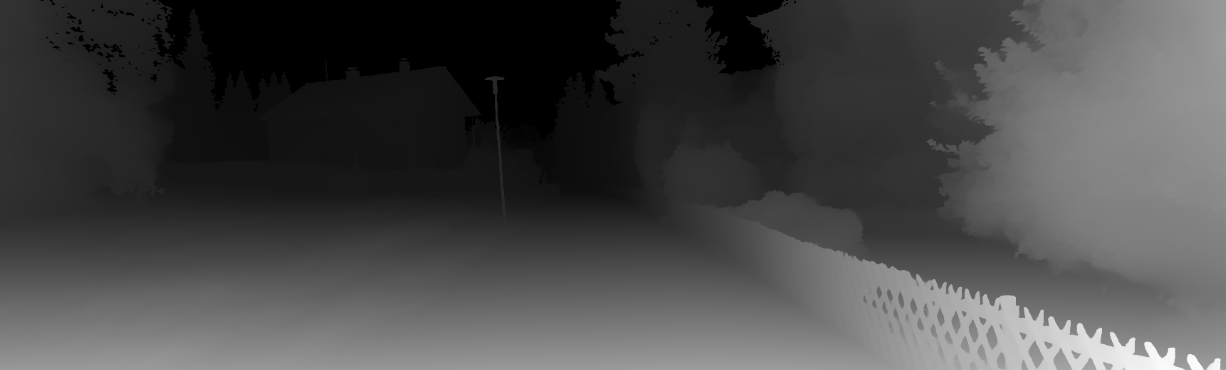
#> input picture data/0000000071_pred.tif, 1226 x 370 px, found by its file name
$ jupyter execute --allow-errors test.ipynb
#> lines starting #> are read from the running program, lines starting #| are printed output that depends on the picture; after the words box and inside, x2 and y2 are one past the last pixel; in counts of white or black regions, pixels touching at a corner belong together
[cell 1]
import numpy as np


def load_poses(pose_file):

    # Read and parse the poses
    poses = []
    try:
        with open(pose_file, 'r') as f:
            lines = f.readlines()

            for line in lines:
                T_w_cam0 = np.fromstring(line, dtype=float, sep=' ')
                T_w_cam0 = T_w_cam0.reshape(3, 4)
                T_w_cam0 = np.vstack((T_w_cam0, [0, 0, 0, 1]))
                poses.append(T_w_cam0)

    except FileNotFoundError:
        print('Ground truth poses are not available for sequence.')

    return poses

pose_file = "/home/bwshen/data_set/kitti/data_odometry_poses/dataset/poses/10.txt"
poses = load_poses(pose_file)
#> (the rest of this cell did not finish here and is left out)

[cell 2]
import tifffile as tiff
import matplotlib.pyplot as plt
import numpy as np

# 读取 .tif 文件
file_path = '/home/weison/Desktop/depth_calculate/data/0000000071_pred.tif'
tif_image = tiff.imread(file_path)
#> tif_image is the input picture: shape (370, 1226) float32; min 0, max 659, mean 187.1
tif_image2 = np.copy(tif_image)

tif_copy = np.copy(tif_image)
# tif_copy[tif_copy > 658.98] = 658.98
downlimit = 40.0
tif_copy[tif_copy < downlimit ] = downlimit
#> tif_copy: shape (370, 1226) float32; 11.85% of pixels changed, all inside (x1, y1, x2, y2) = (41, 0, 796, 193)
# tif_image_inverse = 1.0/ (tif_image)
tif_image_inverse = 1.0 / (tif_copy)
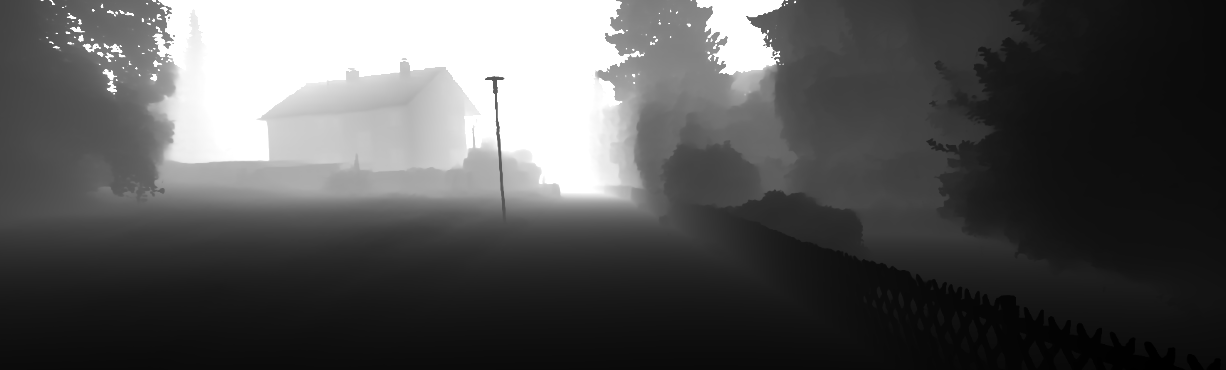
#> tif_image_inverse: shape (370, 1226) float32; min 0.00152, max 0.025, mean 0.00937; drawn with min black and max white

# tif_image_inverse[tif_image_inverse > 658.98] = 658.98
# tif_image_inverse[tif_image_inverse < 0.0015] = 658.98
# 归一化到 [0, 255] 范围
# 获取像素最小值和最大值
min_val = np.min(tif_image)
#> min_val = 0
min_val_inverse = np.min(tif_image_inverse)
#> min_val_inverse = 0.00152
max_val = np.max(tif_image)
#> max_val = 659
max_val_inverse = np.max(tif_image_inverse)
#> max_val_inverse = 0.025


# 归一化公式: (x - min) / (max - min) * 255
normalized_image = (tif_image - min_val) / (max_val - min_val) * 255
normalized_image_inverse = (tif_image_inverse -  min_val_inverse) / (max_val_inverse - min_val_inverse) * 255
normalized_image = normalized_image.astype(np.uint16)  # 转换为 8-bit 格式
normalized_image_inverse = normalized_image_inverse.astype(np.uint16)  # 转换为 8-bit 格式


import matplotlib.pyplot as plt
import matplotlib.gridspec as gridspec

# 创建一个 2x1 的子图布局，并在右侧添加一个色彩条区域
fig = plt.figure(figsize=(8, 6))
gs = gridspec.GridSpec(2, 2, width_ratios=[1, 0.05], height_ratios=[1, 1])

# 在第一个子图中显示第一张图像
ax1 = plt.subplot(gs[0, 0])
im1 = ax1.imshow(normalized_image, cmap='jet')
ax1.set_title('Normalized TIF disparity [0, 255]')

# 在第二个子图中显示第二张图像
ax2 = plt.subplot(gs[1, 0])
im2 = ax2.imshow(normalized_image_inverse, cmap='jet')
ax2.set_title('Normalized TIF depth 2 [0, 255]')

# 在右侧添加共享的色彩条
cbar_ax = plt.subplot(gs[:, 1])
fig.colorbar(im2, cax=cbar_ax)

# 显示图形
plt.show()
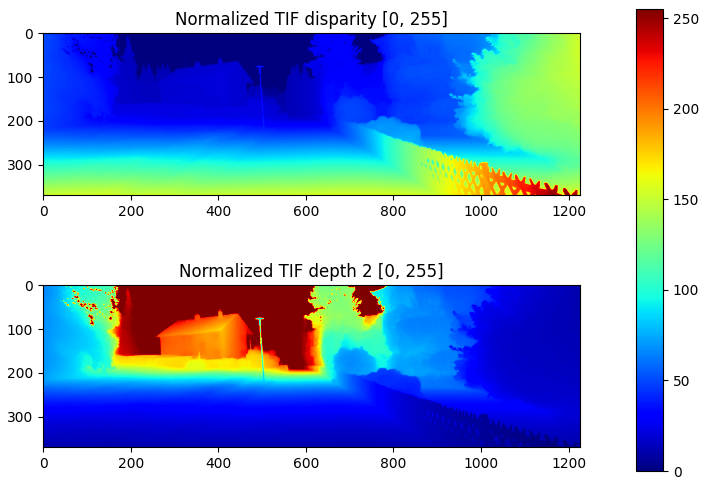
#> figure drawn by matplotlib, 3 panels

[cell 3]
import matplotlib.pyplot as plt

# 创建一个 1x2 的子图布局
fig, axes = plt.subplots(1, 2, figsize=(12, 6))

# 在第一个子图中显示第一张图像
im1 = axes[0].imshow(normalized_image, cmap='jet')
axes[0].set_title('Normalized TIF Image 1 [0, 255]')
fig.colorbar(im1, ax=axes[0])  # 显示色彩条

# 在第二个子图中显示第二张图像
im2 = axes[1].imshow(normalized_image_inverse, cmap='jet')
axes[1].set_title('Normalized TIF Image 2 [0, 255]')
fig.colorbar(im2, ax=axes[1])  # 显示色彩条

# 显示图形
plt.show()
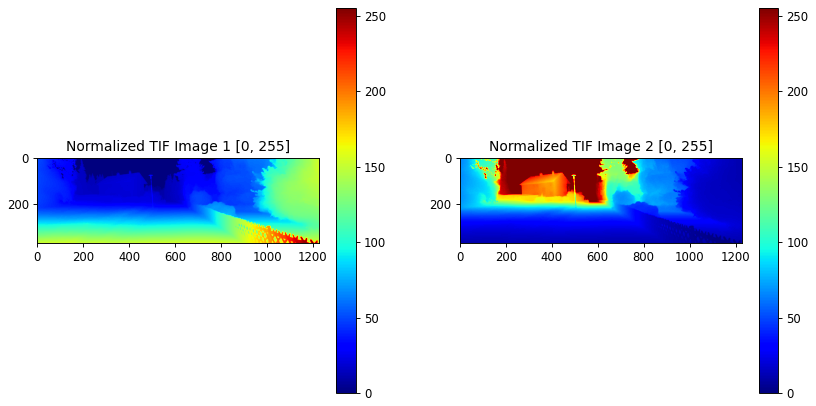
#> figure drawn by matplotlib, 4 panels

[cell 4]
import matplotlib.pyplot as plt

# 创建一个 1x2 的子图布局
fig, axes = plt.subplots(1, 2, figsize=(12, 6))

# 在第一个子图中显示第一张图像
im1 = axes[0].imshow(normalized_image, cmap='jet')
axes[0].set_title('Normalized TIF Image 1 [0, 255]')
fig.colorbar(im1, ax=axes[0])  # 显示色彩条

# 在第二个子图中显示第二张图像
im2 = axes[1].imshow(normalized_image_inverse, cmap='jet')
axes[1].set_title('Normalized TIF Image 2 [0, 255]')
fig.colorbar(im2, ax=axes[1])  # 显示色彩条

# 显示图形
plt.show()

[cell 5]
import matplotlib.pyplot as plt

# 创建一个 1x2 的子图布局
fig, axes = plt.subplots(1, 2, figsize=(12, 6))

# 在第一个子图中显示第一张图像
im1 = axes[0].imshow(normalized_image, cmap='jet')
axes[0].set_title('Normalized TIF Image 1 [0, 255]')
fig.colorbar(im1, ax=axes[0])  # 显示色彩条

# 在第二个子图中显示第二张图像
im2 = axes[1].imshow(normalized_image_inverse, cmap='jet')
axes[1].set_title('Normalized TIF Image 2 [0, 255]')
fig.colorbar(im2, ax=axes[1])  # 显示色彩条

# 显示图形
plt.show()

[cell 6]
# 检查图像是否为单通道
if len(tif_image_inverse.shape) == 2:
    # 计算直方图
    bins = np.arange(0, np.max(tif_image_inverse) + 0.01, 0.01)
#> bins = [0, 0.01, 0.02, 0.03]
    hist, bin_edges = np.histogram(tif_image_inverse, bins=bins)
#> hist = [312468, 69097, 72055]; bin_edges = [0, 0.01, 0.02, 0.03]

    # 绘制直方图
    plt.figure(figsize=(10, 6))
    plt.bar(bin_edges[:-1], hist, width=0.01, edgecolor='black')
    plt.xlabel('Pixel Intensity')
    plt.ylabel('Frequency')
    plt.title('Histogram of Single-Channel TIF Image')
    plt.grid(True)
    plt.show()
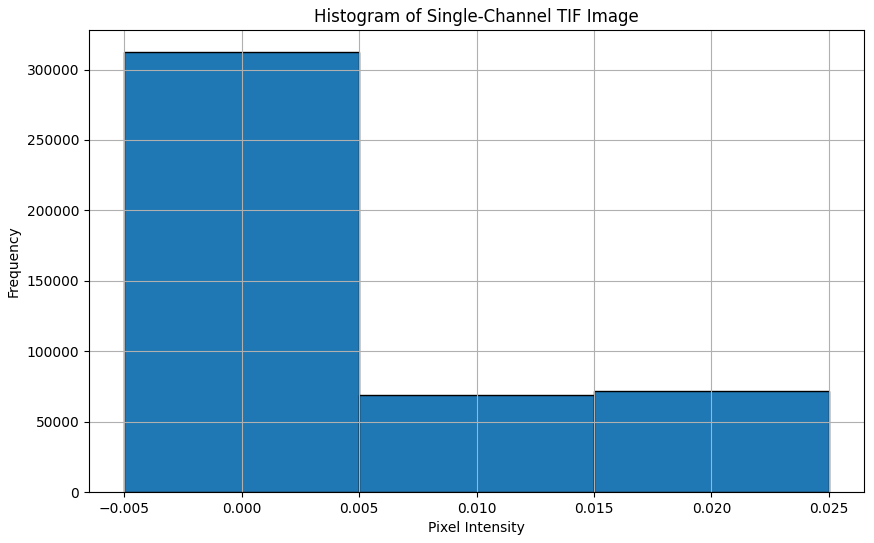
#> figure drawn by matplotlib, 1 panel; tallest bar 312468 high, from x = -0.005 to 0.005
else:
    print("The image is not single-channel.")

[cell 7]
#calculate the number of pixel in the image that < 1.0
num = 0
for i in range(tif_image2.shape[0]):
    for j in range(tif_image2.shape[1]):
        if tif_image2[i][j] < 1.0:
            num += 1
#> after the loop, num = 41151
print(num)
#| 41151
num / tif_image2.shape[0] * tif_image2.shape[1]
print(np.min(tif_image2))
#| 0.0

[cell 8]
# 检查图像是否为单通道
if len(tif_image2.shape) == 2:
    # 计算直方图
    bins = np.arange(0, np.max(tif_image2) + 10, 10)
#> bins = 67 values from 0 to 660
    hist, bin_edges = np.histogram(tif_image2, bins=bins)
#> hist = 66 values, max 41885 at index 0, min 69 at index 65, mean 6873; bin_edges = 67 values from 0 to 660

    # 绘制直方图
    plt.figure(figsize=(10, 6))
    plt.bar(bin_edges[:-1], hist, width=10, edgecolor='black')
    plt.xlabel('Pixel Intensity')
    plt.ylabel('Frequency')
    plt.title('Histogram of Original Vitl Model Output')
    plt.grid(True)
    plt.show()
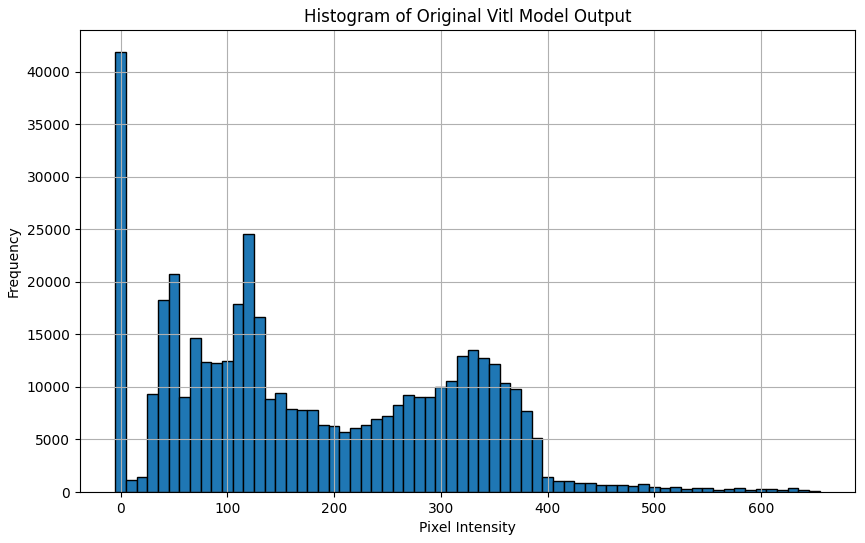
#> figure drawn by matplotlib, 1 panel; tallest bar 41885 high, from x = -5 to 5
else:
    print("The image is not single-channel.")

[cell 9]
# 检查图像是否为单通道
if len(tif_image_inverse.shape) == 2:
    # 计算直方图
    bins = np.arange(0, np.max(tif_image_inverse) + 0.01, 0.01)
#> bins = [0, 0.01, 0.02, 0.03]
    hist, bin_edges = np.histogram(tif_image_inverse, bins=bins)
#> hist = [312468, 69097, 72055]; bin_edges = [0, 0.01, 0.02, 0.03]

    # 绘制直方图
    plt.figure(figsize=(10, 6))
    plt.bar(bin_edges[:-1], hist, width=0.01, edgecolor='black')
    plt.xlabel('Pixel Intensity')
    plt.ylabel('Frequency')
    plt.title('Histogram of thres 1')
    plt.grid(True)
    plt.show()
#> figure, not shown here; tallest bar 312468 high, from x = -0.005 to 0.005
else:
    print("The image is not single-channel.")
